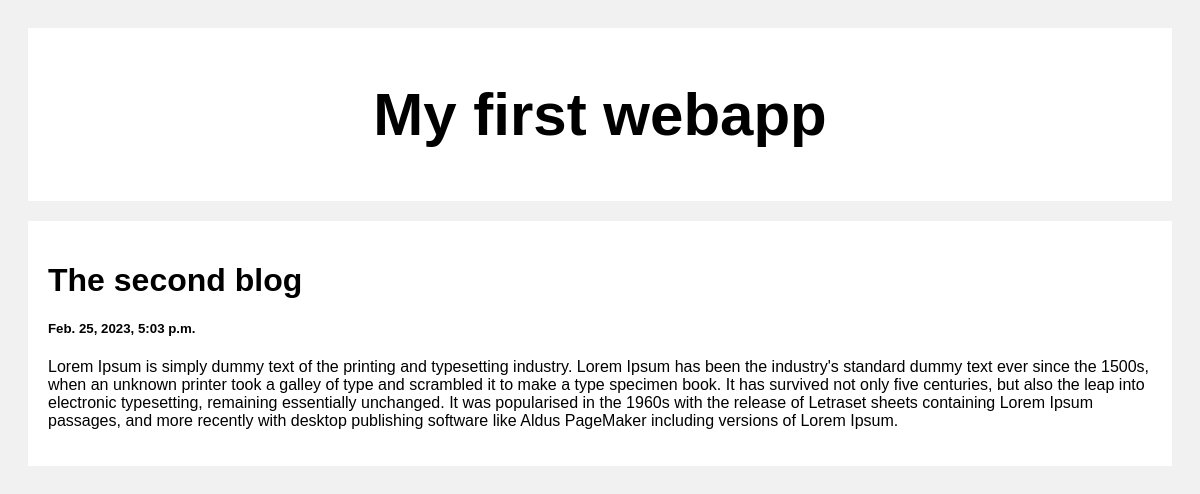
Screenshot of /post/2 with the database file from the repository.
### Posts/models.py (models this page shows)
class Post(models.Model):
    title = models.CharField(max_length=100)
    body = models.CharField(max_length=1000000)
    created_at = models.DateTimeField(default=datetime.now, blank = True)

### Posts/views.py (the view)
# urls.py: path('post/<str:pk>',views.post, name = 'post')
def post(request,pk):
    post = Post.objects.get(id=pk)
    return render(request,'post.html',{'posts':post})

### templates/post.html (shortened to what this page needs)
<!DOCTYPE html>
<html>
<head>
</head>
<body>
<div class="header">
  <h2>My first webapp</h2>
</div>
<div class="row">
  <div class="leftcolumn">
    <div class="card">
        <h1>{{posts.title}}</h1>
        <h5>{{posts.created_at}}</h5>
        <p>{{posts.body}}</p>
    </div>
  </div>
</div>
</body>
</html>

### templates/post.html (style rules this page uses)
* { box-sizing: border-box; }
body { font-family: Arial; padding: 20px; background: #f1f1f1; }
.header { padding: 2px; font-size: 40px; text-align: center; background: white; }
.leftcolumn { float: left; width: 100%; }
.card { background-color: white; padding: 20px; margin-top: 20px; }
.row:after { content: ""; display: table; clear: both; }

### rows the page displays
Post: title "The second blog", created_at "Feb. 25, 2023, 5:03 p.m.", body "Lorem Ipsum is simply dummy text of the printing and typesetting industry. Lorem Ipsum has been the industry's standard dummy text ever since the 1500s, when an unknown printer took a galley of type and scrambled it to make a type specimen book. It has survived not only five centuries, but also the leap into electronic typesetting, remaining essentially unchanged. It was popularised in the 1960s with the release of Letraset sheets containing Lorem Ipsum passages, and more recently with desktop publishing software like Aldus PageMaker including versions of Lorem Ipsum."
